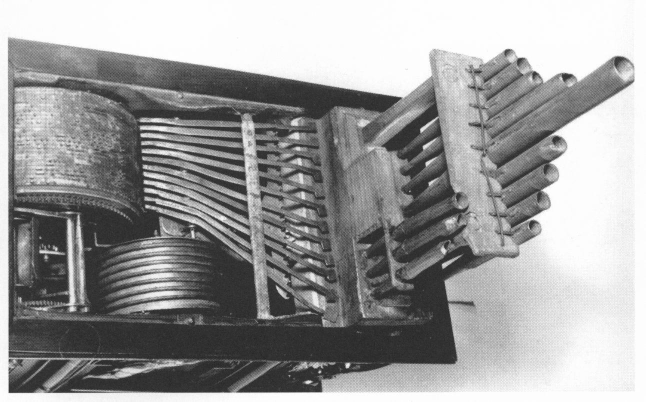
#> input picture assets/1e96e8e6793b11f77648c6db6fe331ad.jpg, 1291 x 803 px, given in place of abb-05.png, which was not available (shown at 1/2 size)
$ python stages.py out
#> lines starting #> are read from the running program, lines starting #| are printed output that depends on the picture
"""Build stages of a diss figure: the figure up to a boundary, the empty frame after it.

The frame is one column of the figure that holds only the horizontal rules, repeated
to the right edge. Usage: python3 tools/stages.py <out-dir>
"""

import sys
from dataclasses import dataclass
from pathlib import Path

from PIL import Image

FIGURES = Path(__file__).resolve().parents[1] / "build" / "diss"


@dataclass(frozen=True)
class Staged:
    name: str
    clean_column: int
    boundaries: tuple


STAGED = [
    Staged("abb-05", clean_column=3315, boundaries=(583, 820, 1077, 2656, 2765, 2880)),
    Staged("abb-06", clean_column=335, boundaries=(810, 1180, 1772, 2022)),
    Staged("abb-gruene-rolle", clean_column=3315, boundaries=(1029, 2154, 2746)),
]


def stage(figure: Image.Image, clean_column: int, boundary: int) -> Image.Image:
    width, height = figure.size
    column = figure.crop((clean_column, 0, clean_column + 1, height))
    frame = column.resize((width - boundary, height), Image.NEAREST)
    out = figure.copy()
    out.paste(frame, (boundary, 0))
    return out


def write_stages(staged: Staged, out_dir: Path):
    figure = Image.open(FIGURES / f"{staged.name}.png").convert("RGB")
    images = [stage(figure, staged.clean_column, b) for b in staged.boundaries] + [figure]
#> in stage, `frame = column.resize((width - boundary, height), Image.NEAREST)`: frame: PIL image 708x803 RGB; every value is 0
#> in stage, `out.paste(frame, (boundary, 0))`:
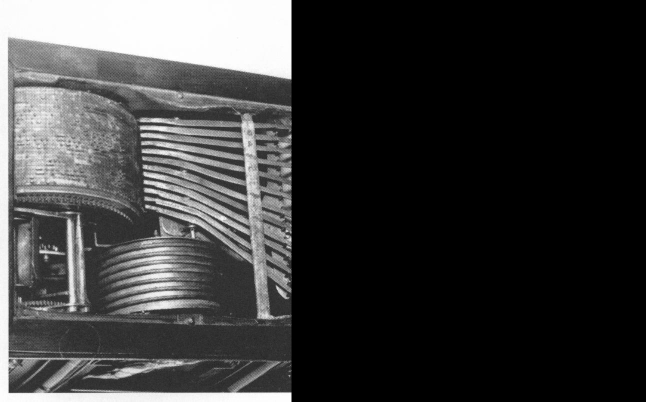
#> out: PIL image 1291x803 RGB (shown at 1/2 size); min 0, max 255, mean 59
#> call 2 of stage, with clean_column = 3315, boundary = 820
#> in stage (call 2), `frame = column.resize((width - boundary, height), Image.NEAREST)`: frame: PIL image 471x803 RGB; every value is 0
#> in stage (call 2), `out.paste(frame, (boundary, 0))`:
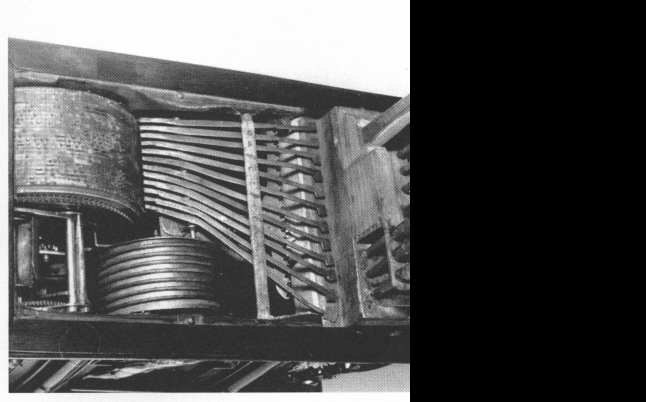
#> out: PIL image 1291x803 RGB (shown at 1/2 size); min 0, max 255, mean 84.4
#> call 3 of stage, with clean_column = 3315, boundary = 1077
#> in stage (call 3), `frame = column.resize((width - boundary, height), Image.NEAREST)`: frame: PIL image 214x803 RGB; every value is 0
#> in stage (call 3), `out.paste(frame, (boundary, 0))`:
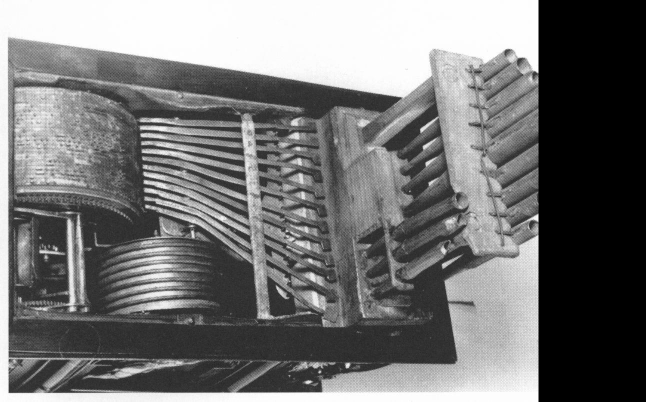
#> out: PIL image 1291x803 RGB (shown at 1/2 size); min 0, max 255, mean 116.9
    [image.save(out_dir / f"{staged.name}-{index + 1}.png", optimize=True) for index, image in enumerate(images)]
    print(staged.name, len(images), "stages")


def main():
    out_dir = Path(sys.argv[1])
    out_dir.mkdir(parents=True, exist_ok=True)
    [write_stages(staged, out_dir) for staged in STAGED]


if __name__ == "__main__":
#> (the run stopped early here; a loop or call above may not have finished)

$ run again, on assets/23c7376b44513934527aa20d54ce1cfb.jpg
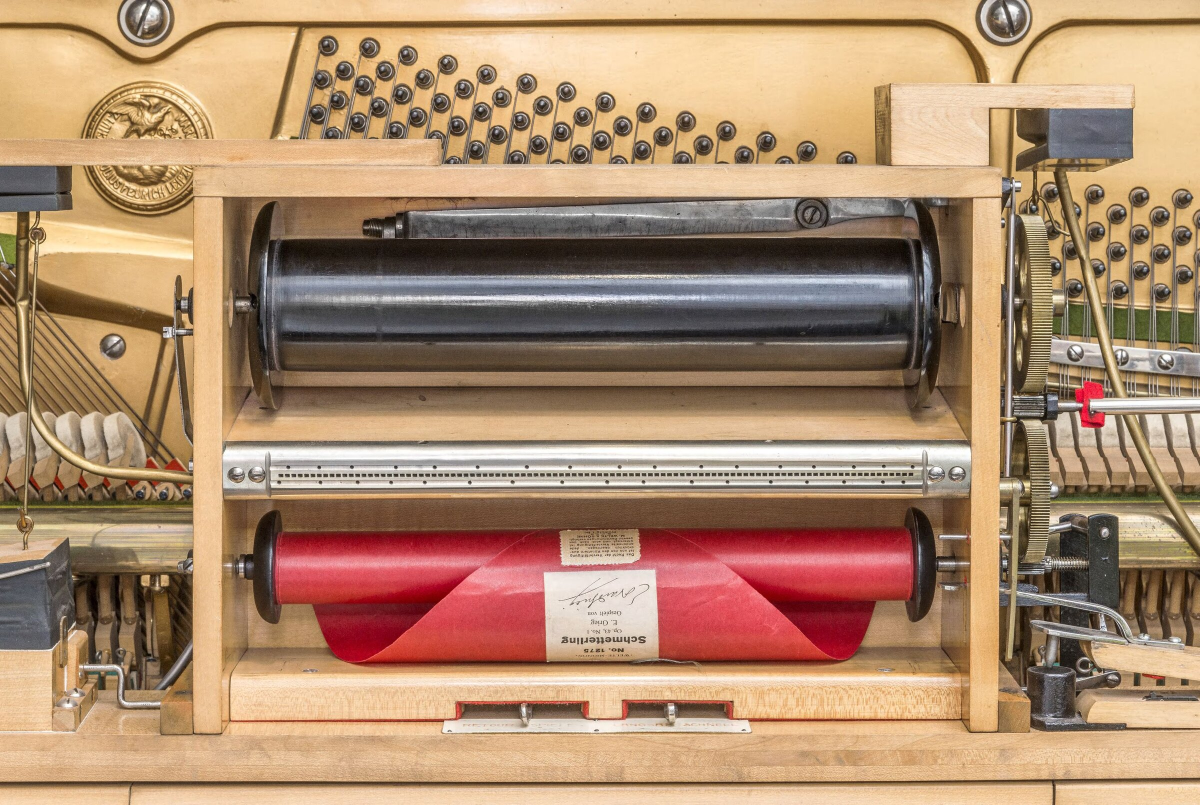
#> input picture assets/23c7376b44513934527aa20d54ce1cfb.jpg, 2400 x 1610 px, given in place of abb-05.png, which was not available (shown at 1/2 size)
#> in write_stages, figure is the input picture: PIL image 2400x1610 RGB; mean R, G, B 172.8, 139.3, 110.9
#> frame: PIL image 1817x1610 RGB; every value is 0
#> frame: PIL image 1580x1610 RGB; every value is 0
#> in stage (call 2), `out.paste(frame, (boundary, 0))`:
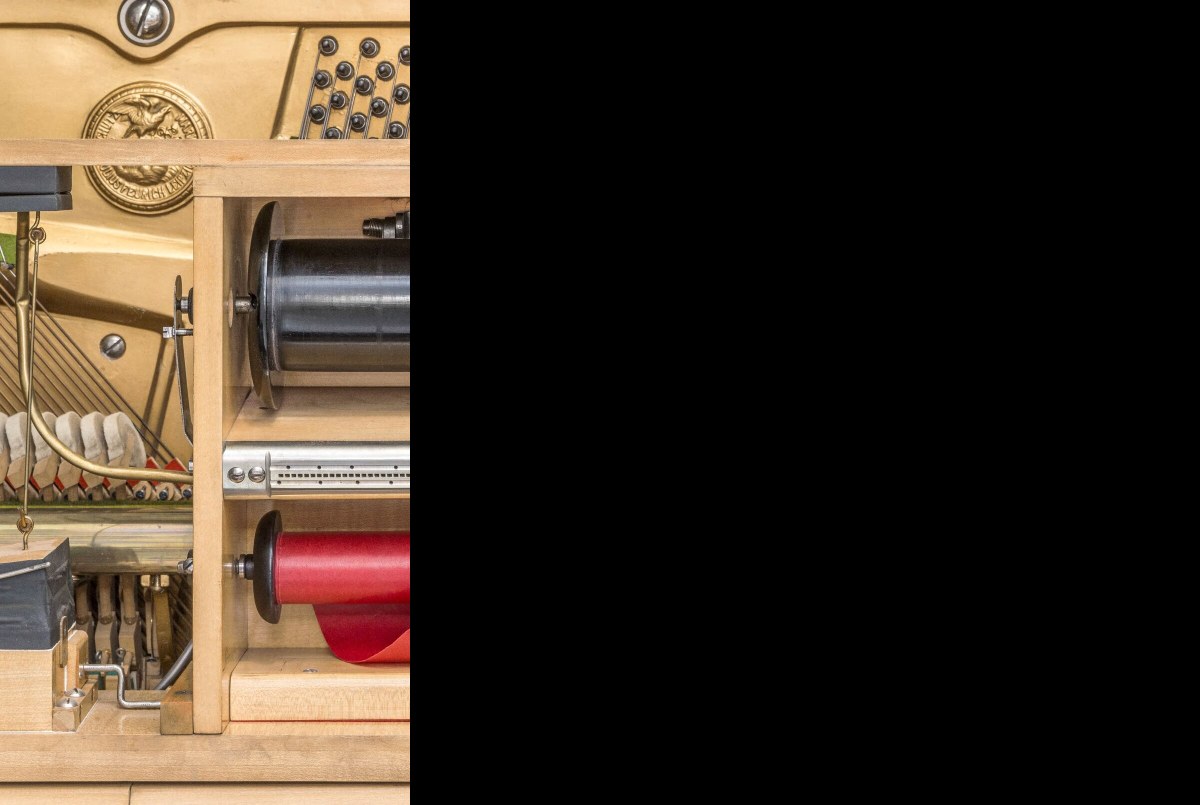
#> out: PIL image 2400x1610 RGB (shown at 1/2 size); mean R, G, B 59.6, 47.8, 36.3
#> frame: PIL image 1323x1610 RGB; every value is 0
#> in stage (call 3), `out.paste(frame, (boundary, 0))`:
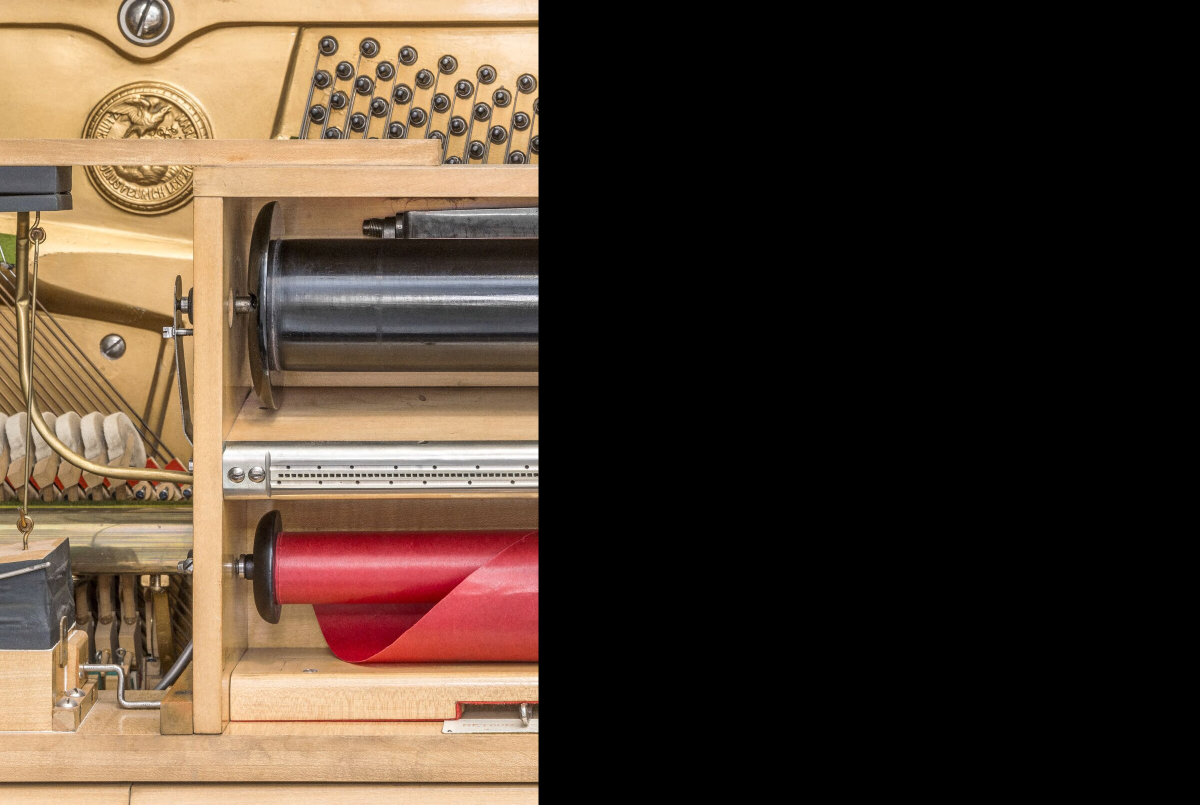
#> out: PIL image 2400x1610 RGB (shown at 1/2 size); mean R, G, B 77.8, 61.6, 48.1
